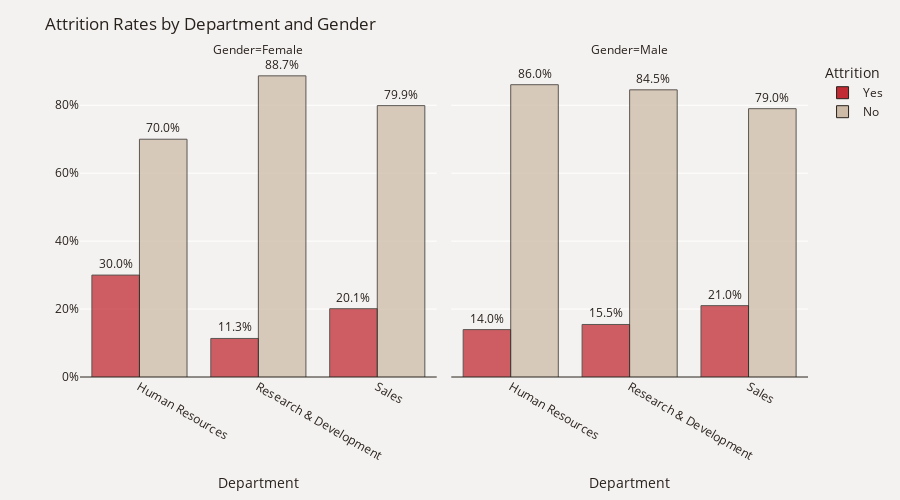

Here is the notebook cell this chart was saved with:
### Markdown cell above
This small dashboard shows the attrition rates among employees in the previous quarter. 
Overall, around 16% of employees left the company. Among former employees, over half worked in Research & Development, 
while only 5% were from Human Resources.

### Code cell
plot_df = data.groupby(['Gender','Department'])['Attrition'].value_counts(normalize=True)
plot_df = plot_df.mul(100).rename('Percent').reset_index()
fig = px.bar(plot_df, x="Department", y="Percent", color="Attrition", barmode="group",
            text='Percent', opacity=.75, facet_col="Gender", category_orders={'Attrition': ['Yes', 'No']},
            color_discrete_map={'Yes': '#C02B34','No': '#CDBBA7'}) 
fig.update_traces(texttemplate='%{text:.3s}%', textposition='outside',
                  marker_line=dict(width=1, color='#28221D'),  width=.4)
fig.update_layout(title_text='Attrition Rates by Department and Gender', yaxis_ticksuffix = '%',
                  paper_bgcolor='#F4F2F0', plot_bgcolor='#F4F2F0',font_color='#28221D',
                  height=500, xaxis=dict(tickangle=30))
fig.update_xaxes(showticklabels=True,tickangle=30,col=2)
fig.update_yaxes(title = "", zeroline=True, zerolinewidth=1, zerolinecolor='#28221D')
fig.show()

### Figure 1 — Plotly figure (JSON) as saved in the notebook; plotly's stock layout.template omitted (floating-point values rounded to 4 significant figures)
{"data": [{"alignmentgroup": "True", "hovertemplate": "Attrition=Yes<br>Gender=Female<br>Department=%{x}<br>Percent=%{text}<extra></extra>", "legendgroup": "Yes", "marker": {"color": "#C02B34", "line": {"color": "#28221D", "width": 1}, "opacity": 0.75, "pattern": {"shape": ""}}, "name": "Yes", "offsetgroup": "Yes", "orientation": "v", "showlegend": true, "text": [30, 11.35, 20.11], "textposition": "outside", "texttemplate": "%{text:.3s}%", "type": "bar", "width": 0.4, "x": ["Human Resources", "Research & Development", "Sales"], "xaxis": "x", "y": [30, 11.35, 20.11], "yaxis": "y"}, {"alignmentgroup": "True", "hovertemplate": "Attrition=Yes<br>Gender=Male<br>Department=%{x}<br>Percent=%{text}<extra></extra>", "legendgroup": "Yes", "marker": {"color": "#C02B34", "line": {"color": "#28221D", "width": 1}, "opacity": 0.75, "pattern": {"shape": ""}}, "name": "Yes", "offsetgroup": "Yes", "orientation": "v", "showlegend": false, "text": [13.95, 15.46, 21.01], "textposition": "outside", "texttemplate": "%{text:.3s}%", "type": "bar", "width": 0.4, "x": ["Human Resources", "Research & Development", "Sales"], "xaxis": "x2", "y": [13.95, 15.46, 21.01], "yaxis": "y2"}, {"alignmentgroup": "True", "hovertemplate": "Attrition=No<br>Gender=Female<br>Department=%{x}<br>Percent=%{text}<extra></extra>", "legendgroup": "No", "marker": {"color": "#CDBBA7", "line": {"color": "#28221D", "width": 1}, "opacity": 0.75, "pattern": {"shape": ""}}, "name": "No", "offsetgroup": "No", "orientation": "v", "showlegend": true, "text": [70, 88.65, 79.89], "textposition": "outside", "texttemplate": "%{text:.3s}%", "type": "bar", "width": 0.4, "x": ["Human Resources", "Research & Development", "Sales"], "xaxis": "x", "y": [70, 88.65, 79.89], "yaxis": "y"}, {"alignmentgroup": "True", "hovertemplate": "Attrition=No<br>Gender=Male<br>Department=%{x}<br>Percent=%{text}<extra></extra>", "legendgroup": "No", "marker": {"color": "#CDBBA7", "line": {"color": "#28221D", "width": 1}, "opacity": 0.75, "pattern": {"shape": ""}}, "name": "No", "offsetgroup": "No", "orientation": "v", "showlegend": false, "text": [86.05, 84.54, 78.99], "textposition": "outside", "texttemplate": "%{text:.3s}%", "type": "bar", "width": 0.4, "x": ["Human Resources", "Research & Development", "Sales"], "xaxis": "x2", "y": [86.05, 84.54, 78.99], "yaxis": "y2"}], "layout": {"annotations": [{"font": {}, "showarrow": false, "text": "Gender=Female", "x": 0.245, "xanchor": "center", "xref": "paper", "y": 1, "yanchor": "bottom", "yref": "paper"}, {"font": {}, "showarrow": false, "text": "Gender=Male", "x": 0.755, "xanchor": "center", "xref": "paper", "y": 1, "yanchor": "bottom", "yref": "paper"}], "barmode": "group", "font": {"color": "#28221D"}, "height": 500, "legend": {"title": {"text": "Attrition"}, "tracegroupgap": 0}, "margin": {"t": 60}, "paper_bgcolor": "#F4F2F0", "plot_bgcolor": "#F4F2F0", "title": {"text": "Attrition Rates by Department and Gender"}, "xaxis": {"anchor": "y", "domain": [0, 0.49], "tickangle": 30, "title": {"text": "Department"}}, "xaxis2": {"anchor": "y2", "domain": [0.51, 1], "matches": "x", "showticklabels": true, "tickangle": 30, "title": {"text": "Department"}}, "yaxis": {"anchor": "x", "domain": [0, 1], "ticksuffix": "%", "title": {"text": ""}, "zeroline": true, "zerolinecolor": "#28221D", "zerolinewidth": 1}, "yaxis2": {"anchor": "x2", "domain": [0, 1], "matches": "y", "showticklabels": false, "title": {"text": ""}, "zeroline": true, "zerolinecolor": "#28221D", "zerolinewidth": 1}}}
